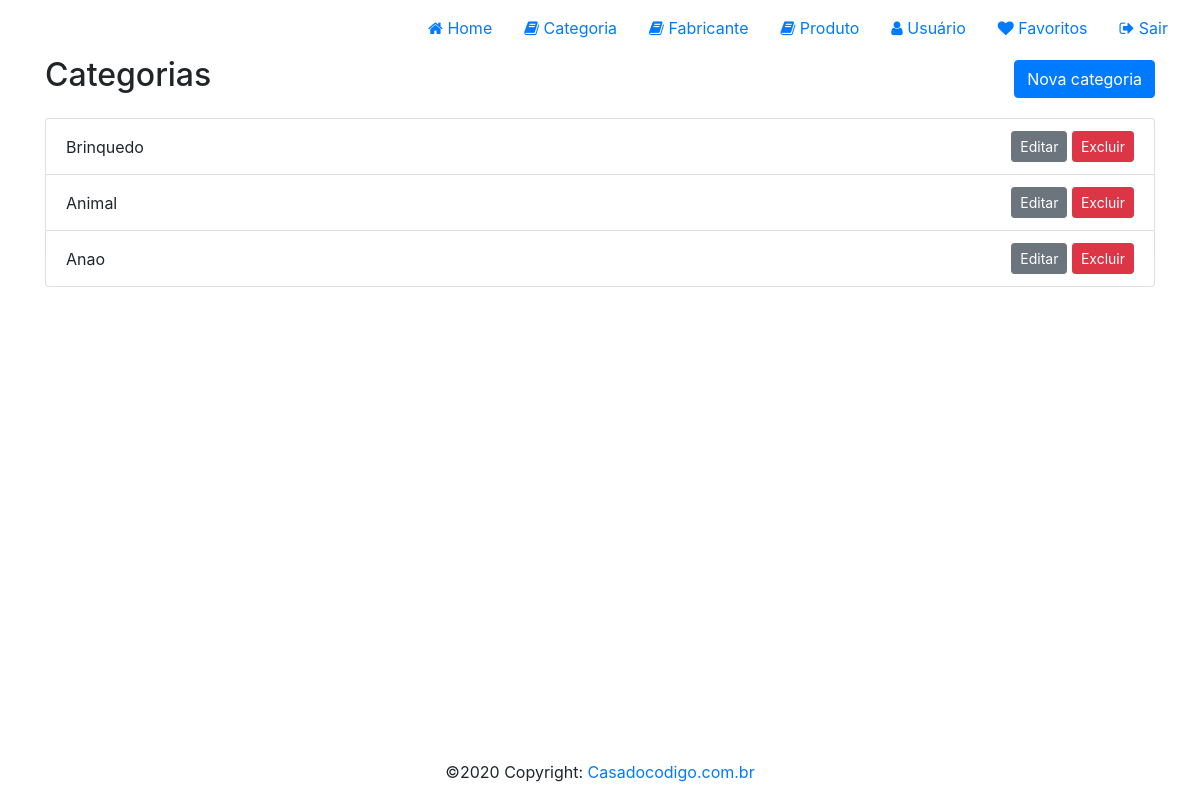
The page /categoria/ (signed in) on the database its author committed.
### loja/models/Categoria.py (models this page shows, shortened)
class Categoria(models.Model):
    Categoria = models.CharField(max_length=100)
    criado_em = models.DateTimeField(auto_now_add=True)
    alterado_em = models.DateTimeField(auto_now=True)

### loja/views/CategoriaView.py (the view)
def categoria_listar(request):
    categorias = Categoria.objects.all()
    return render(request, 'categoria/categoria.html', {'categorias': categorias})

### loja/templates/categoria/categoria.html (shortened to what this page needs)
{% extends "base.html" %}
{% block content %}
<div id="content"><div class="container">
    <div class="d-flex justify-content-between align-items-center mb-3">
        <h2>Categorias</h2>
        {% if user.is_authenticated %}<a href="{% url 'criar_categoria' %}" class="btn btn-primary">Nova categoria</a>{% endif %}
    </div>
    {% if categorias %}
    <div class="list-group">
        {% for categoria in categorias %}
        <div class="list-group-item d-flex justify-content-between align-items-center">
            <span>{{ categoria.Categoria }}</span>
            {% if user.is_authenticated %}
            <span>
                <a href="{% url 'editar_categoria' categoria.id %}" class="btn btn-sm btn-secondary">Editar</a>
                <a href="{% url 'excluir_categoria' categoria.id %}" class="btn btn-sm btn-danger">Excluir</a>
            </span>
            {% endif %}
        </div>
        {% endfor %}
    </div>
    {% else %}<div class="alert alert-info">Nenhuma categoria cadastrada.</div>{% endif %}
</div></div>
{% endblock %}

### loja/static/css/global.css (style rules this page uses)
#content { min-height: calc(100vh - 112px); }

### rows shown on the page
Categoria: Categoria "Brinquedo"
Categoria: Categoria "Animal"
Categoria: Categoria "Anao"
